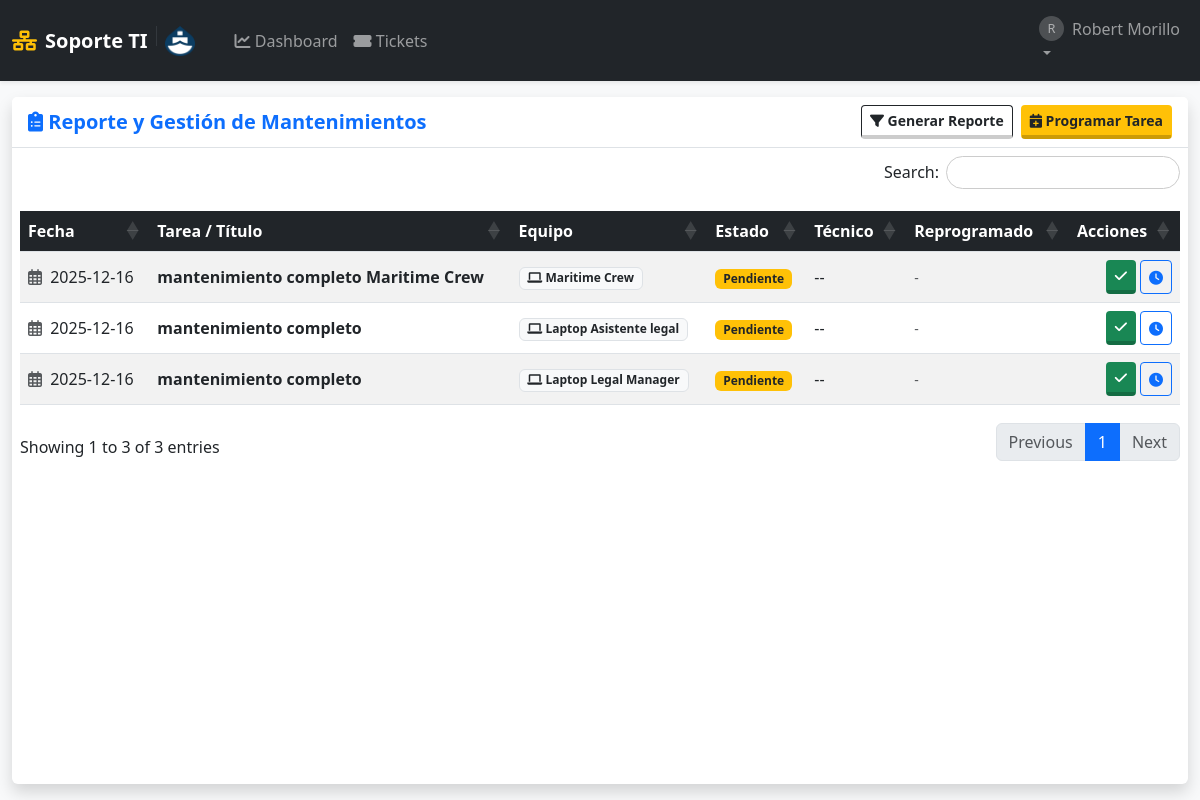
The page /mantenimientos (signed in) on the database as committed earlier.
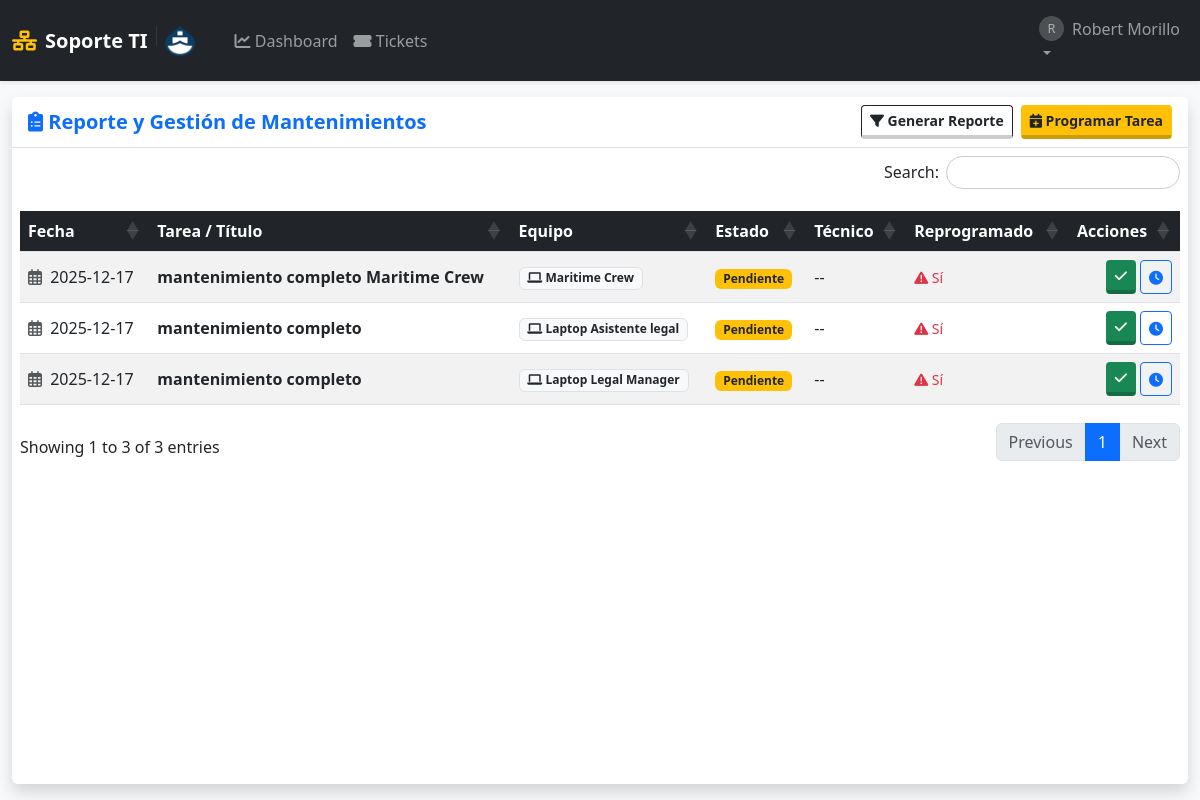
The same page on the database as committed later.
### tables this page shows
CREATE TABLE mantenimientos (
            id INTEGER PRIMARY KEY AUTOINCREMENT,
            equipo_id INTEGER NOT NULL,
            titulo TEXT NOT NULL,
            fecha_programada DATE NOT NULL,
            estado TEXT DEFAULT 'Pendiente',
            tecnico_asignado_id INTEGER, motivo_reprogramacion TEXT,
            FOREIGN KEY (equipo_id) REFERENCES equipos (id) ON DELETE CASCADE,
            FOREIGN KEY (tecnico_asignado_id) REFERENCES usuarios (id) ON DELETE SET NULL
        );

CREATE TABLE equipos (
            id INTEGER PRIMARY KEY AUTOINCREMENT,
            nombre_equipo TEXT UNIQUE NOT NULL,
            tipo TEXT,
            marca_modelo TEXT,
            numero_serie TEXT UNIQUE,
            fecha_adquisicion DATE,
            usuario_asignado_id INTEGER,
            notas TEXT, procesador TEXT, memoria_ram TEXT, tipo_ram TEXT, disco_duro TEXT, tipo_disco TEXT, fecha_compra DATE, color TEXT,
            FOREIGN KEY (usuario_asignado_id) REFERENCES usuarios (id) ON DELETE SET NULL
        );

### app.py (the view)
@app.route('/mantenimientos')
@login_required
def lista_mantenimientos():
    db = get_db()
    f_inicio = request.args.get('fecha_inicio')
    f_fin = request.args.get('fecha_fin')
    f_estado = request.args.get('estado')
    f_equipo = request.args.get('equipo_id')
    query = """
        SELECT m.*, e.nombre_equipo, u.username as tecnico
        FROM mantenimientos m
        JOIN equipos e ON m.equipo_id = e.id
        LEFT JOIN usuarios u ON m.tecnico_asignado_id = u.id
        WHERE 1=1
    """
    params = []
    if f_inicio and f_fin:
        query += " AND m.fecha_programada BETWEEN ? AND ?"
        params.extend([f_inicio, f_fin])
    if f_estado and f_estado != 'Todos':
        query += " AND m.estado = ?"
        params.append(f_estado)
    if f_equipo and f_equipo != 'Todos':
        query += " AND m.equipo_id = ?"
        params.append(f_equipo)
    query += " ORDER BY m.fecha_programada ASC"
    mantenimientos = db.execute(query, params).fetchall()
    equipos = db.execute("SELECT id, nombre_equipo FROM equipos ORDER BY nombre_equipo").fetchall()
    return render_template('mantenimientos.html', mantenimientos=mantenimientos, equipos=equipos)

### app.py (called while the page is built)
def get_db():
    if 'db' not in g:
        g.db = sqlite3.connect(app.config['DB_FILE'])
        g.db.row_factory = sqlite3.Row
        g.db.execute("PRAGMA foreign_keys = ON")
    return g.db

def login_required(f):
    @wraps(f)
    def decorated_function(*args, **kwargs):
        if 'user_id' not in session:
            flash('Por favor, inicia sesión.', 'warning')
            return redirect(url_for('login'))
        return f(*args, **kwargs)
    return decorated_function

### templates/mantenimientos.html (shortened to what this page needs)
{% extends "layout.html" %}
{% block content %}
<div class="card shadow h-100 border-0">
    <div class="card-header bg-white py-2 border-bottom d-flex justify-content-between align-items-center">
        <h5 class="mb-0 text-primary fw-bold"><i class="fas fa-clipboard-list"></i> Reporte y Gestión de Mantenimientos</h5>
        <div class="d-flex gap-2">
            <button class="btn btn-outline-dark btn-sm" type="button" data-bs-toggle="collapse" data-bs-target="#panelFiltros">
                <i class="fas fa-filter"></i> Generar Reporte
            </button>
            <a href="{{ url_for('programar_mantenimiento') }}" class="btn btn-warning btn-sm text-dark">
                <i class="fas fa-calendar-plus"></i> Programar Tarea
            </a>
        </div>
    </div>
    <div class="card-body p-2">
        <table class="table table-striped table-hover tabla-enterprise w-100 align-middle">
            <thead>
                <tr>
                    <th>Fecha</th>
                    <th>Tarea / Título</th>
                    <th>Equipo</th>
                    <th>Estado</th>
                    <th>Técnico</th>
                    <th>Reprogramado</th>
                    <th>Acciones</th>
                </tr>
            </thead>
            <tbody>
                {% for mant in mantenimientos %}
                <tr>
                    <td data-order="{{ mant.fecha_programada }}">
                        <i class="far fa-calendar-alt text-muted me-1"></i>
                        {{ mant.fecha_programada }}
                    </td>
                    <td class="fw-bold">{{ mant.titulo }}</td>
                    <td>
                        <span class="badge bg-light text-dark border">
                            <i class="fas fa-laptop"></i> {{ mant.nombre_equipo }}
                        </span>
                    </td>
                    <td>
                        {% if mant.estado == 'Pendiente' %}
                            <span class="badge bg-warning text-dark">Pendiente</span>
                        {% else %}
                            <span class="badge bg-success">Realizado</span>
                        {% endif %}
                    </td>
                    <td>{{ mant.tecnico or '--' }}</td>
                    <td>
                        {% if mant.motivo_reprogramacion %}
                            <span class="text-danger small" title="{{ mant.motivo_reprogramacion }}">
                                <i class="fas fa-exclamation-triangle"></i> Sí
                            </span>
                        {% else %}
                            <span class="text-muted small">-</span>
                        {% endif %}
                    </td>
                    <td class="text-end">
                        <div class="d-flex gap-1 justify-content-end">
                            {% if mant.estado == 'Pendiente' %}
                                <form action="{{ url_for('completar_mantenimiento', mant_id=mant.id) }}" method="POST">
                                    <button class="btn btn-success btn-sm" title="Marcar Realizado">
                                        <i class="fas fa-check"></i>
                                    </button>
                                </form>
                                <button type="button" class="btn btn-outline-primary btn-sm" data-bs-toggle="modal" data-bs-target="#modalReprogramar{{ mant.id }}" title="Reprogramar">
                                    <i class="fas fa-clock"></i>
                                </button>
                            {% endif %}
                        </div>
                    </td>
                </tr>
                {% endfor %}
            </tbody>
        </table>
    </div>
</div>
{% endblock %}

### templates/layout.html (shortened to what this page needs)
<!DOCTYPE html>
<html lang="es">
<head>
    <link href="https://cdn.jsdelivr.net/npm/bootstrap@5.3.0/dist/css/bootstrap.min.css" rel="stylesheet">
    <link rel="stylesheet" href="https://cdnjs.cloudflare.com/ajax/libs/font-awesome/6.0.0/css/all.min.css">
    <link rel="stylesheet" href="https://cdn.datatables.net/1.13.4/css/dataTables.bootstrap5.min.css">
    <link rel="stylesheet" href="https://cdn.datatables.net/responsive/2.4.1/css/responsive.bootstrap5.min.css">
    <link rel="stylesheet" href="https://cdn.datatables.net/buttons/2.3.6/css/buttons.bootstrap5.min.css">
    <link rel="stylesheet" href="{{ url_for('static', filename='css/style.css') }}">
</head>
<body class="bg-light sap-mode">
    <nav class="navbar navbar-expand-lg navbar-dark bg-dark shadow-sm z-index-1000">
        <div class="container-fluid">
            <a class="navbar-brand fw-bold d-flex align-items-center" href="{{ url_for('dashboard') }}">
                <i class="fas fa-network-wired me-2 text-warning"></i>
                Soporte TI
                <img src="{{ url_for('static', filename='img/logo.png') }}" alt="Logo Empresa" height="30" class="d-inline-block align-text-top">
            </a>
            <div class="collapse navbar-collapse" id="navbarNav">
                {% if session.get('user_id') %}
                <ul class="navbar-nav me-auto ms-3">
                    <li class="nav-item">
                        <a class="nav-link" href="{{ url_for('dashboard') }}"><i class="fas fa-chart-line"></i> Dashboard</a>
                    </li>
                    <li class="nav-item">
                        <a class="nav-link" href="{{ url_for('lista_soportes') }}"><i class="fas fa-ticket-alt"></i> Tickets</a>
                    </li>
                </ul>
                <ul class="navbar-nav">
                    <li class="nav-item dropdown">
                        <a class="nav-link dropdown-toggle" href="#" data-bs-toggle="dropdown">
                            <div class="d-flex align-items-center">
                                <div class="avatar-circle-sm me-2">{{ session.get('username')[0].upper() }}</div>
                                {{ session.get('username') }}
                            </div>
                        </a>
                    </li>
                </ul>
                {% endif %}
            </div>
        </div>
    </nav>
    <main class="container-fluid py-3 main-container">
        {% block content %}{% endblock %}
    </main>
</body>
</html>

### static/css/style.css (style rules this page uses)
body.sap-mode { height: 100vh; display: flex; flex-direction: column; margin: 0; overflow: hidden; }
.main-container { flex: 1; overflow-y: auto; padding-bottom: 20px; width: 100%; }
.btn { transition: all 0.15s ease-in-out; border-bottom: 4px solid rgba(0,0,0,0.2) !important; font-weight: 600; }
.btn-outline-primary, .btn-outline-secondary, .btn-outline-danger { border-bottom: 1px solid currentColor !important; }
.avatar-circle-sm { width: 25px; height: 25px; background-color: #ffffff33; border-radius: 50%; text-align: center; line-height: 25px; font-size: 0.8em; }
table.dataTable thead th { background-color: #212529; color: white; position: sticky; top: 0; z-index: 10; }
body::before { content: ""; position: fixed; top: 0; left: 0; width: 100%; height: 100%; background-image: url('../img/logo.png'); background-repeat: no-repeat; background-position: center center; background-size: 500px; opacity: 0.05; z-index: -1; pointer-events: none; }

Rows that differ between the two databases and show on the page:
changed mantenimientos "mantenimiento completo Maritime Crew": fecha_programada "2025-12-16" → "2025-12-17"; now shows "Sí"; no longer shows "-"
changed mantenimientos "Laptop Asistente legal": fecha_programada "2025-12-16" → "2025-12-17"; now shows "Sí"; no longer shows "-"
changed mantenimientos "Laptop Legal Manager": fecha_programada "2025-12-16" → "2025-12-17"; now shows "Sí"; no longer shows "-"
